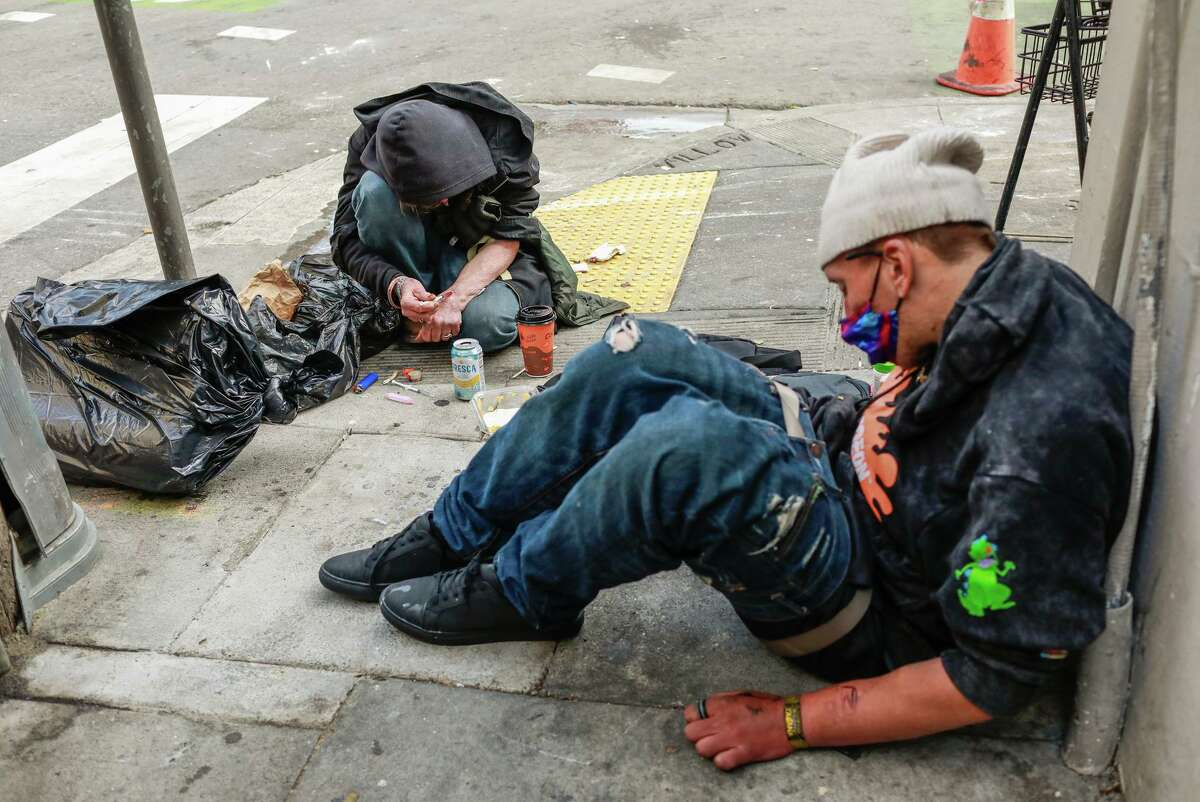
#> input picture extract_iimage_caracter/assents/Imagem_eua.png, 1200 x 802 px; its folder holds only this picture in this run
$ python main.py   (older library calls are emulated)
#> lines starting #> are read from the running program, lines starting #| are printed output that depends on the picture; after the words box and inside, x2 and y2 are one past the last pixel; in counts of white or black regions, pixels touching at a corner belong together
import os
import cv2
import numpy as np
from scipy.ndimage import uniform_filter


def extrair_caracteristicas_gerais(img: np.ndarray, gray: np.ndarray) -> dict:
    hsv = cv2.cvtColor(img, cv2.COLOR_BGR2HSV)
    b, _, r = cv2.split(img)
    s = cv2.split(hsv)[1]
    suavizada = uniform_filter(gray.astype(float), size=3)

    return {
        "brilho":            round(float(gray.mean()), 2),
        "contraste":         round(float(gray.std()), 2),
        "foco_geral":        round(float(cv2.Laplacian(gray, cv2.CV_64F).var()), 2),
        "saturacao":         round(float(s.mean()), 2),
        "temperatura_rb":    round(float(r.mean()) / (float(b.mean()) + 1e-5), 2),
        "ruido_geral":       round(float(np.std(gray.astype(float) - suavizada)), 2),
        "superexpostos_pct": round(float(np.sum(gray > 250)) / gray.size * 100, 2),
        "subexpostos_pct":   round(float(np.sum(gray < 5)) / gray.size * 100, 2),
        "range_dinamico":    int(gray.max() - gray.min()),
    }


def foco_por_regiao(img: np.ndarray) -> dict:
    h, w = img.shape[:2]
    gray = cv2.cvtColor(img, cv2.COLOR_BGR2GRAY)

    regioes = {
        "foco_topo":   gray[:h // 2, :],
        "foco_baixo":  gray[h // 2:, :],
        "foco_centro": gray[h // 4:3 * h // 4, w // 4:3 * w // 4],
        "foco_borda":  np.concatenate(
            [gray[:, :w // 8].flatten(), gray[:, 7 * w // 8:].flatten()]
        ),
    }

    return {k: round(float(cv2.Laplacian(v, cv2.CV_64F).var()), 2) for k, v in regioes.items()}


def analise_frequencia(gray: np.ndarray) -> dict:
    f = np.fft.fft2(gray)
    fshift = np.fft.fftshift(f)
    magnitude = np.log(np.abs(fshift) + 1)

    h, w = magnitude.shape
    centro = magnitude[h // 4:3 * h // 4, w // 4:3 * w // 4]
    borda = magnitude.copy()
    borda[h // 4:3 * h // 4, w // 4:3 * w // 4] = 0
    borda_vals = borda[borda > 0]

    return {
        "freq_energia_centro": round(float(centro.mean()), 4),
        "freq_energia_borda":  round(float(borda_vals.mean()), 4),
        "freq_razao":          round(float(centro.mean()) / (float(borda_vals.mean()) + 1e-5), 4),
    }


def ruido_por_regiao(img: np.ndarray) -> dict:
    gray = cv2.cvtColor(img, cv2.COLOR_BGR2GRAY).astype(float)
    suavizada = uniform_filter(gray, size=3)
    mapa_ruido = np.abs(gray - suavizada)

    h, w = mapa_ruido.shape
    return {
        "ruido_rosto":  round(float(mapa_ruido[h // 4:3 * h // 4, w // 4:3 * w // 4].mean()), 4),
        "ruido_fundo":  round(float(mapa_ruido[:h // 8, :].mean()), 4),
        "desvio_ruido": round(float(mapa_ruido.std()), 4),
    }


def gradiente_borda(img: np.ndarray) -> dict:
    gray = cv2.cvtColor(img, cv2.COLOR_BGR2GRAY)
    sobelx = cv2.Sobel(gray, cv2.CV_64F, 1, 0, ksize=3)
    sobely = cv2.Sobel(gray, cv2.CV_64F, 0, 1, ksize=3)
    gradiente = np.sqrt(sobelx ** 2 + sobely ** 2)

    return {
        "gradiente_medio":  round(float(gradiente.mean()), 2),
        "gradiente_max":    round(float(gradiente.max()), 2),
        "picos_anomalos":   int(np.sum(gradiente > gradiente.mean() * 5)),
    }


def consistencia_pele(img: np.ndarray) -> dict:
    ycrcb = cv2.cvtColor(img, cv2.COLOR_BGR2YCrCb)
    cr = ycrcb[:, :, 1]
    cb = ycrcb[:, :, 2]

    mask_pele = (cr > 133) & (cr < 173) & (cb > 77) & (cb < 127)
    pct_pele = mask_pele.sum() / mask_pele.size * 100

    return {
        "pele_pct":    round(float(pct_pele), 2),
        "pele_std_cr": round(float(cr[mask_pele].std()) if mask_pele.any() else 0.0, 2),
        "pele_std_cb": round(float(cb[mask_pele].std()) if mask_pele.any() else 0.0, 2),
    }


def avaliar_alertas(metricas: dict) -> list[str]:
    alertas = []

    diff_foco = abs(metricas.get("foco_centro", 0) - metricas.get("foco_borda", 0))
    if diff_foco > 200:
        alertas.append(f"Foco inconsistente centro/borda: diferença {diff_foco:.0f}")

    if metricas.get("freq_razao", 0) > 3.0:
        alertas.append(f"Artefato GAN no espectro de frequência: razão {metricas['freq_razao']}")

    diff_ruido = abs(metricas.get("ruido_rosto", 0) - metricas.get("ruido_fundo", 0))
    if diff_ruido < 0.3:
        alertas.append(f"Ruído artificialmente uniforme: diferença {diff_ruido:.4f}")

    if metricas.get("picos_anomalos", 0) > 500:
        alertas.append(f"Bordas anômalas detectadas: {metricas['picos_anomalos']} picos")

    if metricas.get("foco_geral", 0) < 50:
        alertas.append(f"Imagem muito borrada (foco geral {metricas['foco_geral']})")

    if metricas.get("superexpostos_pct", 0) > 5:
        alertas.append(f"Superexposição elevada: {metricas['superexpostos_pct']}%")

    return alertas


# ── Pipeline principal ───────────────────────────────────────────────────────

def analisar_imagem(caminho: str) -> dict:
#> called with caminho = 'assents/Imagem_eua.png'
    img = cv2.imread(caminho)
#> img is the input picture: shape (802, 1200, 3); mean B, G, R 115.3, 121.9, 123.1
    if img is None:
        raise FileNotFoundError(f"Imagem não encontrada: {caminho}")

    gray = cv2.cvtColor(img, cv2.COLOR_BGR2GRAY)

    metricas = {}
    metricas.update(extrair_caracteristicas_gerais(img, gray))
    metricas.update(foco_por_regiao(img))
    metricas.update(analise_frequencia(gray))
#> in analise_frequencia, `magnitude = np.log(np.abs(fshift) + 1)`:
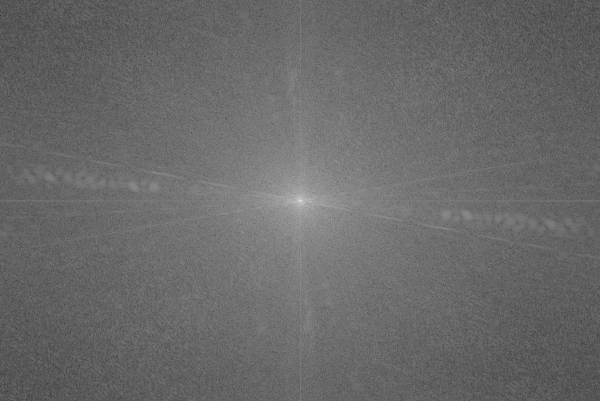
#> magnitude: shape (802, 1200) float64 (shown at 1/2 size); min 1.86, max 18.58, mean 8.78; drawn with min black and max white
#> in analise_frequencia, `borda[h // 4:3 * h // 4, w // 4:3 * w // 4] = 0`:
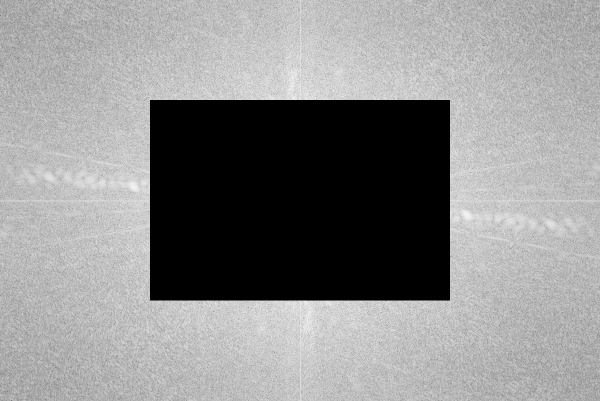
#> borda: shape (802, 1200) float64 (shown at 1/2 size); min 0, max 11.35, mean 6.33; drawn with min black and max white
    metricas.update(ruido_por_regiao(img))
    metricas.update(gradiente_borda(img))
    metricas.update(consistencia_pele(img))
#> in consistencia_pele, `cb = ycrcb[:, :, 2]`:
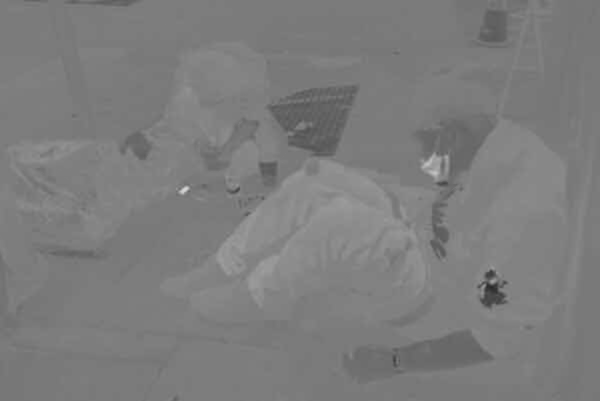
#> cb: shape (802, 1200) (shown at 1/2 size); min 38, max 217, mean 124.5
#> in consistencia_pele, `mask_pele = (cr > 133) & (cr < 173) & (cb > 77) & (cb < 127)`:
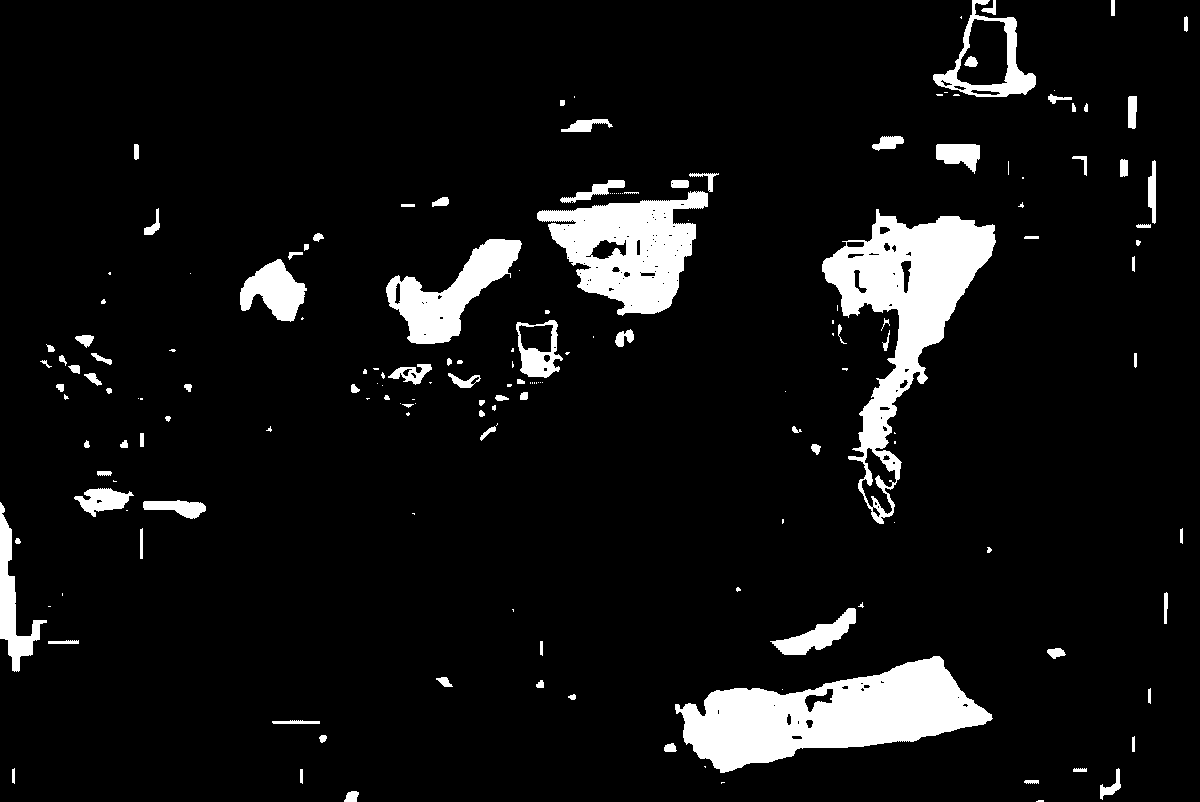
#> mask_pele: shape (802, 1200) bool; 7.8% white; 172 white regions (74 under 20 px), largest, box (x1, y1, x2, y2) and area: (675, 656, 993, 773) 19106, (822, 209, 996, 524) 17492, (537, 191, 708, 316) 11584
#> in consistencia_pele, `pct_pele = mask_pele.sum() / mask_pele.size * 100`: pct_pele = 7.77

    alertas = avaliar_alertas(metricas)
#> in avaliar_alertas, `diff_foco = abs(metricas.get("foco_centro", 0) - metricas.get("foco_bo..`: diff_foco = 799.5
#> in avaliar_alertas, `diff_ruido = abs(metricas.get("ruido_rosto", 0) - metricas.get("ruido_..`: diff_ruido = 1.91
#> alertas = 2 items

    return {
        "arquivo":  caminho,
        "suspeito": len(alertas) >= 2,
        "alertas":  alertas,
        "metricas": metricas,
    }


def imprimir_resultado(resultado: dict) -> None:
    print(f"\n{'='*55}")
    print(f"  Arquivo : {resultado['arquivo']}")
    print(f"  Suspeito: {'⚠️  SIM' if resultado['suspeito'] else '✅ NÃO'}")
    print(f"{'='*55}")

    if resultado["alertas"]:
        print("\n  🚨 Alertas:")
        for a in resultado["alertas"]:
            print(f"     • {a}")
    else:
        print("\n  Nenhum alerta encontrado.")

    print("\n  📊 Métricas:")
    for k, v in resultado["metricas"].items():
        print(f"     {k:<25} {v}")
    print()


if __name__ == "__main__":
    for img in os.listdir("assents"):
        path = os.path.join("assents", img)
        resultado = analisar_imagem(path)
#> resultado = 4 items
        imprimir_resultado(resultado)
#|   Arquivo : assents/Imagem_eua.png
#|   Suspeito: ⚠️  SIM
#> the loop in imprimir_resultado, `for a in resultado["alertas"]:` made 2 passes
#> a on pass 2: 'Bordas anômalas detectadas: 23385 picos'
#> (printed output is left out)
#> the loop in imprimir_resultado, `for k, v in resultado["metricas"].items():` made 25 passes
#> (k, v) on passes 1 to 8: ('brilho', 121.5), ('contraste', 69.35), ('foco_geral', 889.3), ('saturacao', 51.32), ('temperatura_rb', 1.07), ('ruido_geral', 8.06), ('superexpostos_pct', 0.2), ('subexpostos_pct', 0.7)
#> (printed output is left out)

$ run again, on extract_iimage_caracter/assents/image_pantera.png
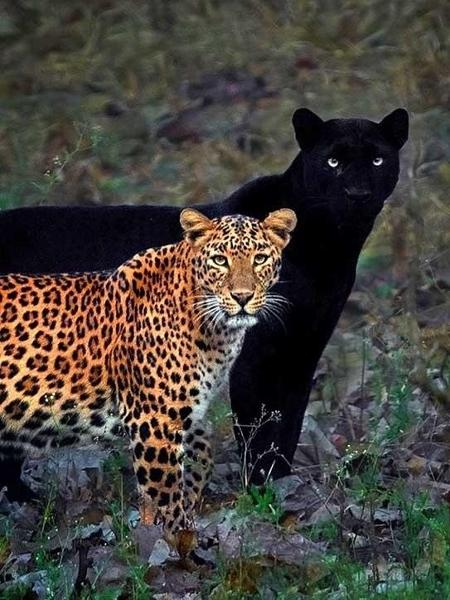
#> input picture extract_iimage_caracter/assents/image_pantera.png, 450 x 600 px
#> in analisar_imagem, img is the input picture: shape (600, 450, 3); mean B, G, R 61.1, 66.3, 70.2
#> hsv: shape (600, 450, 3); mean H, S, V 66.2, 82.9, 77.1
#> ycrcb: shape (600, 450, 3); mean of channels 0, 1, 2 66.8, 130.4, 124.8
#> in consistencia_pele, `cb = ycrcb[:, :, 2]`:
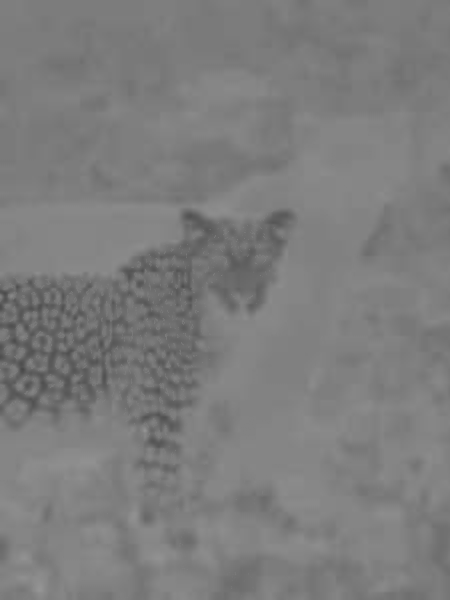
#> cb: shape (600, 450); min 72, max 149, mean 124.8
#> in consistencia_pele, `mask_pele = (cr > 133) & (cr < 173) & (cb > 77) & (cb < 127)`:
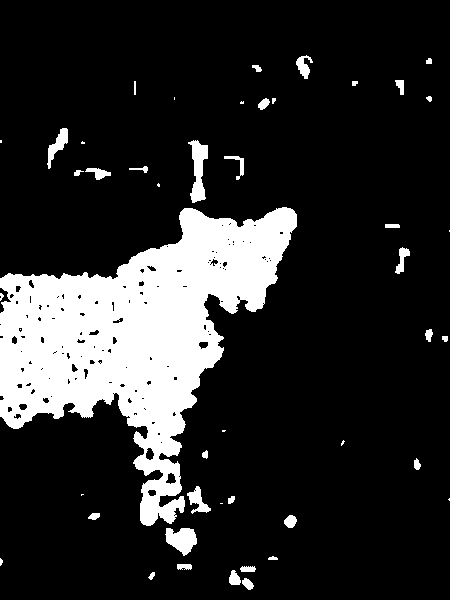
#> mask_pele: shape (600, 450) bool; 16.8% white; 47 white regions (15 under 20 px), largest, box (x1, y1, x2, y2) and area: (0, 207, 297, 526) 41257, (188, 140, 208, 203) 700, (165, 528, 197, 556) 592
#> pct_pele = 16.8
#> diff_foco = 2964.7
#> diff_ruido = 8.3
#> alertas = 2 items
#> resultado = 4 items
#|   Arquivo : assents/image_pantera.png
#|   Suspeito: ⚠️  SIM
#> the loop in imprimir_resultado, `for a in resultado["alertas"]:` made 2 passes
#> a on pass 2: 'Bordas anômalas detectadas: 6454 picos'
#> (printed output is left out)
#> the loop in imprimir_resultado, `for k, v in resultado["metricas"].items():` made 25 passes
#> (k, v) on passes 1 to 8: ('brilho', 66.85), ('contraste', 44.92), ('foco_geral', 1724.5), ('saturacao', 82.87), ('temperatura_rb', 1.15), ('ruido_geral', 11.49), ('superexpostos_pct', 0.01), ('subexpostos_pct', 7.47)
#> (printed output is left out)

$ run again, on extract_iimage_caracter/assents/fake_10000.jpg
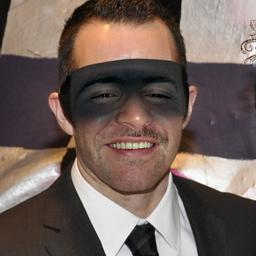
#> input picture extract_iimage_caracter/assents/fake_10000.jpg, 256 x 256 px
#> in analisar_imagem, img is the input picture: shape (256, 256, 3); mean B, G, R 91, 97.2, 113.3
#> hsv: shape (256, 256, 3); mean H, S, V 52.4, 57, 113.7
#> ycrcb: shape (256, 256, 3); mean of channels 0, 1, 2 101.3, 136.6, 122.2
#> in consistencia_pele, `cb = ycrcb[:, :, 2]`:
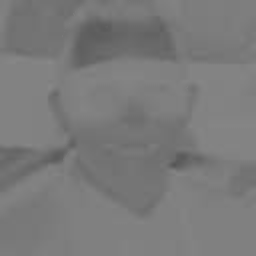
#> cb: shape (256, 256); min 85, max 136, mean 122.2
#> in consistencia_pele, `mask_pele = (cr > 133) & (cr < 173) & (cb > 77) & (cb < 127)`:
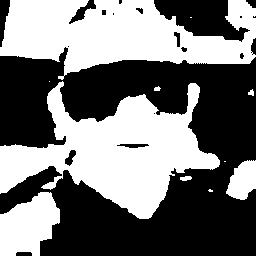
#> mask_pele: shape (256, 256) bool; 46.7% white; 11 white regions (4 under 20 px), largest, box (x1, y1, x2, y2) and area: (0, 81, 220, 219) 14087, (0, 0, 256, 80) 12824, (0, 192, 60, 256) 2720
#> pct_pele = 46.68
#> diff_foco = 165.2
#> diff_ruido = 0.532
#> alertas = ['Bordas anômalas detectadas: 2792 picos']
#> resultado = 4 items
#|   Arquivo : assents/fake_10000.jpg
#|   Suspeito: ✅ NÃO
#> the loop in imprimir_resultado, `for a in resultado["alertas"]:` made 1 pass
#> (printed output is left out)
#> the loop in imprimir_resultado, `for k, v in resultado["metricas"].items():` made 25 passes
#> (k, v) on passes 1 to 8: ('brilho', 101.3), ('contraste', 64.19), ('foco_geral', 515.6), ('saturacao', 56.96), ('temperatura_rb', 1.24), ('ruido_geral', 6.28), ('superexpostos_pct', 0.07), ('subexpostos_pct', 0.16)
#> (printed output is left out)
